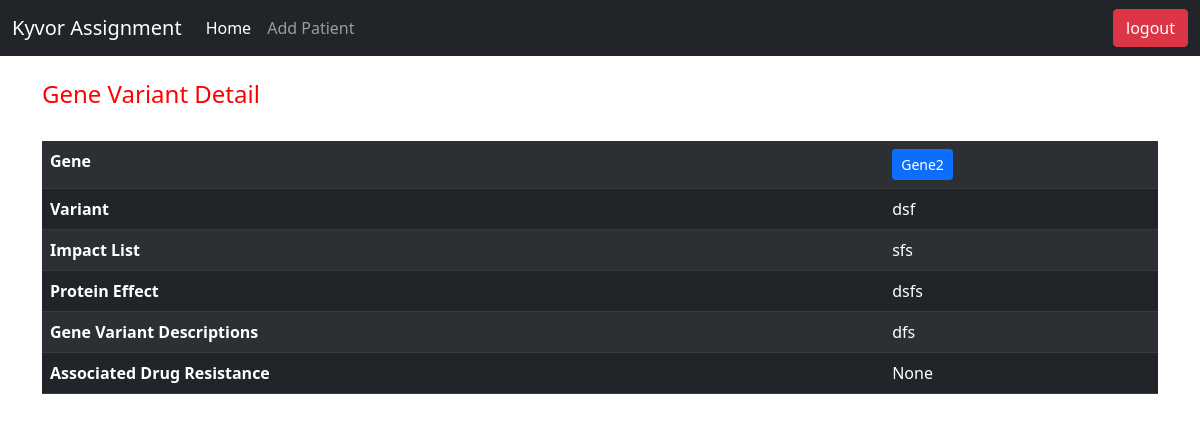
Screenshot of /variant-detail/34143164-0cd5-490d-9b16-d5b85b2d75ba/ (signed in) with the database file from the repository.
### genome/models.py (models this page shows)
class Gene(models.Model):
    gene = models.CharField(max_length=200, null=True, blank=True)
    key = models.CharField(max_length=200, null=True, blank=True)
    impact = models.CharField(max_length=200, null=True, blank=True)
    variant_description = models.CharField(
        max_length=200, null=True, blank=True)
    variant = models.CharField(max_length=200, null=True, blank=True)
    protein_effect = models.CharField(max_length=200, null=True, blank=True)
    associated_with_drug_resistance = models.CharField(
        max_length=200, null=True, blank=True)
    id = models.UUIDField(default=uuid.uuid4, unique=True,
                          primary_key=True, editable=False)
    def __str__(self):
        return self.gene

### genome/views.py (the view)
# urls.py: path('variant-detail/<str:pk>/', views.variant_detail, name="variant-detail"),
@login_required(login_url='login-user')
def variant_detail(request, pk):
    variant = Gene.objects.get(id=pk)
    print(variant)
    print(variant.gene)
    context = {
        "variant": variant
    }
    return render(request, 'genome/variant_detail.html', context)

### genome/templates/genome/variant_detail.html
{% extends 'main.html' %} {% block content %}
<br />
<div>
  <h4 style="color: red">Gene Variant Detail</h4>
  <br />
  <table class="table table-dark table-striped">
    <tbody>
      <tr>
        <th scope="row">Gene</th>
        <td>
          <a
            class="btn btn-primary btn-sm"
            href="{% url 'gene-detail' variant.gene %}"
            >{{variant.gene}}</a
          >
        </td>
      </tr>
      <tr>
        <th scope="row">Variant</th>
        <td>{{variant.variant}}</td>
      </tr>
      <tr>
        <th scope="row">Impact List</th>
        <td colspan="2">{{variant.impact}}</td>
      </tr>
      <tr>
        <th scope="row">Protein Effect</th>
        <td colspan="2">{{variant.protein_effect}}</td>
      </tr>
      <tr>
        <th scope="row">Gene Variant Descriptions</th>
        <td colspan="2">{{variant.variant_description}}</td>
      </tr>
      <tr>
        <th scope="row">Associated Drug Resistance</th>
        <td colspan="2">{{variant.associated_with_drug_resistance}}</td>
      </tr>
    </tbody>
  </table>
</div>
{% endblock content %}

### rows the page displays
Gene: gene "Gene2", variant "dsf", impact "sfs", protein_effect "dsfs", variant_description "dfs", associated_with_drug_resistance "None"
